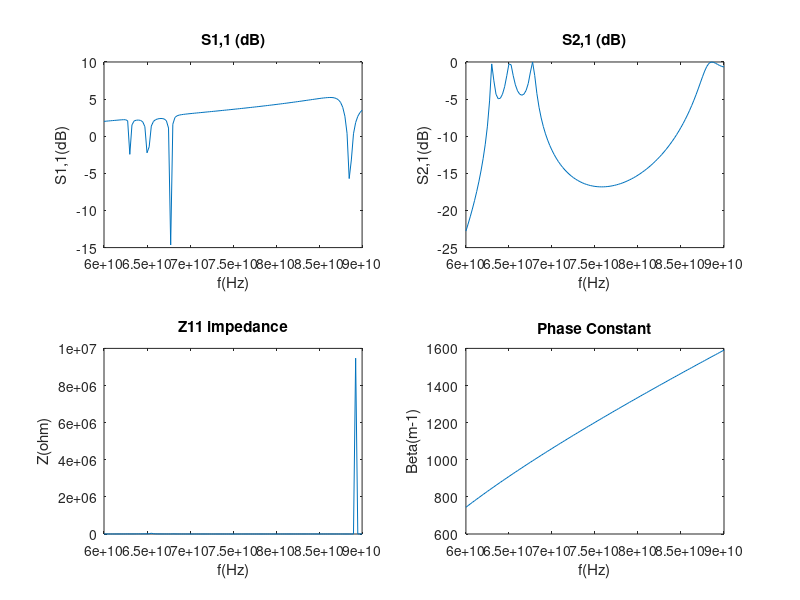

Write the MATLAB code that produced this figure.
% script waveguide.m


% 60 - 90GHz 
sweeppoints = 60e+9:.25e+9:90e+9;


function Y = Admittance(Z)
    Y = 1 / Z
end

function O = Omega(F)
    O = 2 * pi * F
end

function M = SeriesImpedanceMatrix(Z)
    M = zeros(2)
    M(1,1) = 1 + 0j
    M(1,2) = Z
    M(2,1) = 0 + 0j
    M(2,2) = 1 + 0j
end

function M = ParallelImpedanceMatrix(Z)
    M = zeros(2)
    M(1,1) = 1 + 0j
    M(1,2) = 0 + 0j
    M(2,1) = Admittance(Z)
    M(2,2) = 1 + 0j
end

function Z = CapacitorImpedance(C, F)
    Z = 0 - (1/(Omega(F) * C))*j
end

function Z = InductorImpedance(L, F)
    Z = 0 + (Omega(F) * L)*j
end

function Z = ParallelImpedance(Z1, Z2)
    Z = 1 / ((1 / Z1) + (1 / Z2))
end

function Z = SeriesImpedance(Z1, Z2)
    Z = Z1 + Z2
end


function M = RectangularWaveguideWidthObstacleMatrix(a1, a2, b, f)
end

function c = LightSpeed()
    c = 299792458
end

function Z = Zfree()
    Mu0 = 4 * pi * 1e-7
    E0 = 1 / (Mu0 * LightSpeed() ^ 2)
    Z = sqrt(Mu0 / E0)
end

function B = RectangularWaveguidePhaseConstant(a, f, emode)
    k0 = Omega(f) / LightSpeed()
    B = sqrt((k0 ^ 2) - (((emode * pi) / a) ^ 2))
end

function Z = RectangularWaveguideWaveImpedance(a, f, emode)
    k0 = Omega(f) / LightSpeed()

    Z = (k0 * Zfree()) / RectangularWaveguidePhaseConstant(a, f, emode)
end


function Z = RectangularWaveguideCharacteristicImpedance(a, b, f)
    Z = RectangularWaveguideWaveImpedance(a, f, 1) * (b / a) * 4
end


function M = RectangularWaveguideTerminationMatrix(a, b, f)
    M = ParallelImpedanceMatrix(RectangularWaveguideCharacteristicImpedance(a, b, f))
end


function M = RectangularWaveguideMatrix(a, b, l, f)
    Zcharacteristic = RectangularWaveguideCharacteristicImpedance(a, b, f)

    BetaZ = RectangularWaveguidePhaseConstant(a, f, 1)

    M = zeros(2)
    M(1,1) = cos(BetaZ * l)
    M(1,2) = sin(BetaZ * l) * Zcharacteristic * j
    M(2,1) = sin(BetaZ * l) * Admittance(Zcharacteristic) * j
    M(2,2) = cos(BetaZ * l)
end


function X = StepReactanceHPlane(a, c, f)
    modes = 1:1:25;
    X = 0

    if (a > c)
        along = a
        ashort = c
    else
        along = c
        ashort = a
    endif

    I = quad(@(x) sin((pi * x)/ashort) * sin((pi * x)/along), 0, ashort, [0.5e-20, 0.5e-20])

    for mode = 1:length(modes)
        ZwaveLong = RectangularWaveguideWaveImpedance(along, f, mode)
        ZwaveShort = RectangularWaveguideWaveImpedance(ashort, f, mode)

        Zloadeff = (4 * ZwaveShort * (I ^ 2)) / (along * ashort)

        A = (Zloadeff - ZwaveLong) / (Zloadeff + ZwaveLong)

        X += ZwaveLong * ((1 + A)/(1 - A)) * j
    end

    if (a > c)
        X *= -1
    endif

end


S11dBplot = []
S21dBplot = []
Z11Smithplot = []
Z11Realplot = []
PhaseConstantPlot = []

for fp = 1:length(sweeppoints)

    f = sweeppoints(fp)

    % WR-12
    a1 = 0.0030989
    b = 0.0015494
    a2 = 0.0015

    portlen = 0.005
    aperturelen = 0.00025
    cavitylen = 0.003


    M = RectangularWaveguideMatrix(a1, b, portlen, f)

    M = M * ParallelImpedanceMatrix(StepReactanceHPlane(a1,a2,f))
    M = M * RectangularWaveguideMatrix(a2, b, aperturelen, f)
    M = M * ParallelImpedanceMatrix(StepReactanceHPlane(a2,a1,f))
    M = M * RectangularWaveguideMatrix(a1, b, cavitylen, f)
    M = M * ParallelImpedanceMatrix(StepReactanceHPlane(a1,a2,f))
    M = M * RectangularWaveguideMatrix(a2, b, aperturelen, f)
    M = M * ParallelImpedanceMatrix(StepReactanceHPlane(a2,a1,f))
    M = M * RectangularWaveguideMatrix(a1, b, cavitylen, f)
    M = M * ParallelImpedanceMatrix(StepReactanceHPlane(a1,a2,f))
    M = M * RectangularWaveguideMatrix(a2, b, aperturelen, f)
    M = M * ParallelImpedanceMatrix(StepReactanceHPlane(a2,a1,f))
    M = M * RectangularWaveguideMatrix(a1, b, cavitylen, f)
    M = M * ParallelImpedanceMatrix(StepReactanceHPlane(a1,a2,f))
    M = M * RectangularWaveguideMatrix(a2, b, aperturelen, f)
    M = M * ParallelImpedanceMatrix(StepReactanceHPlane(a2,a1,f))

    M = M * RectangularWaveguideMatrix(a1, b, portlen, f)

    %M = M * RectangularWaveguideTerminationMatrix(a1, b, f)

    Z0 = RectangularWaveguideCharacteristicImpedance(a1, b, f)

    %Z11 = A/C
    Z11 = (M(1,1)/M(2,1))

    %S11 = (A + B/Z0 - C*Z0 - D) / (A + B/Z0 + C*Z0 + D)
    S11 = (M(1,1) + (M(1,2)/Z0) - (M(2,1)*Z0) - M(2,2)) / (M(1,1) + (M(1,2)/Z0) + (M(2,1)*Z0) + M(2,2))


    %S21 = 2 / (A + B/Z0 + C*Z0 + D)
    S21 = 2 / (M(1,1) + (M(1,2)/Z0) + (M(2,1)*Z0) + M(2,2))
    
    S11dBplot = [S11dBplot; 10*log10(abs(S11))]
    S21dBplot = [S21dBplot; 10*log10(abs(S21))]
    Z11Smithplot = [Z11Smithplot; Z11]
    Z11Realplot = [Z11Realplot; abs(Z11)]
    PhaseConstantPlot = [PhaseConstantPlot; RectangularWaveguidePhaseConstant(a1, f, 1)]

end

fprintf(2, "PI: %.16f\n", pi);
fprintf(2, "Lightspeed: %.2f m/s\n", LightSpeed());
fprintf(2, "Z_freespace: %.6f ohm\n", Zfree());

subplot(2, 2, 1)
plot(sweeppoints, S11dBplot)
title('S1,1 (dB)')
xlabel("f(Hz)");
ylabel("S1,1(dB)");

subplot(2, 2, 2)
plot(sweeppoints, S21dBplot)
title('S2,1 (dB)')
xlabel("f(Hz)");
ylabel("S2,1(dB)");


subplot(2, 2, 3)
plot(sweeppoints, Z11Realplot)
title('Z11 impedance')
xlabel("f(Hz)");
ylabel("Z(ohm)");


subplot(2, 2, 4)
plot(sweeppoints, PhaseConstantPlot)
title('Phase Constant')
xlabel("f(Hz)");
ylabel("Beta(m-1)");

pause()

